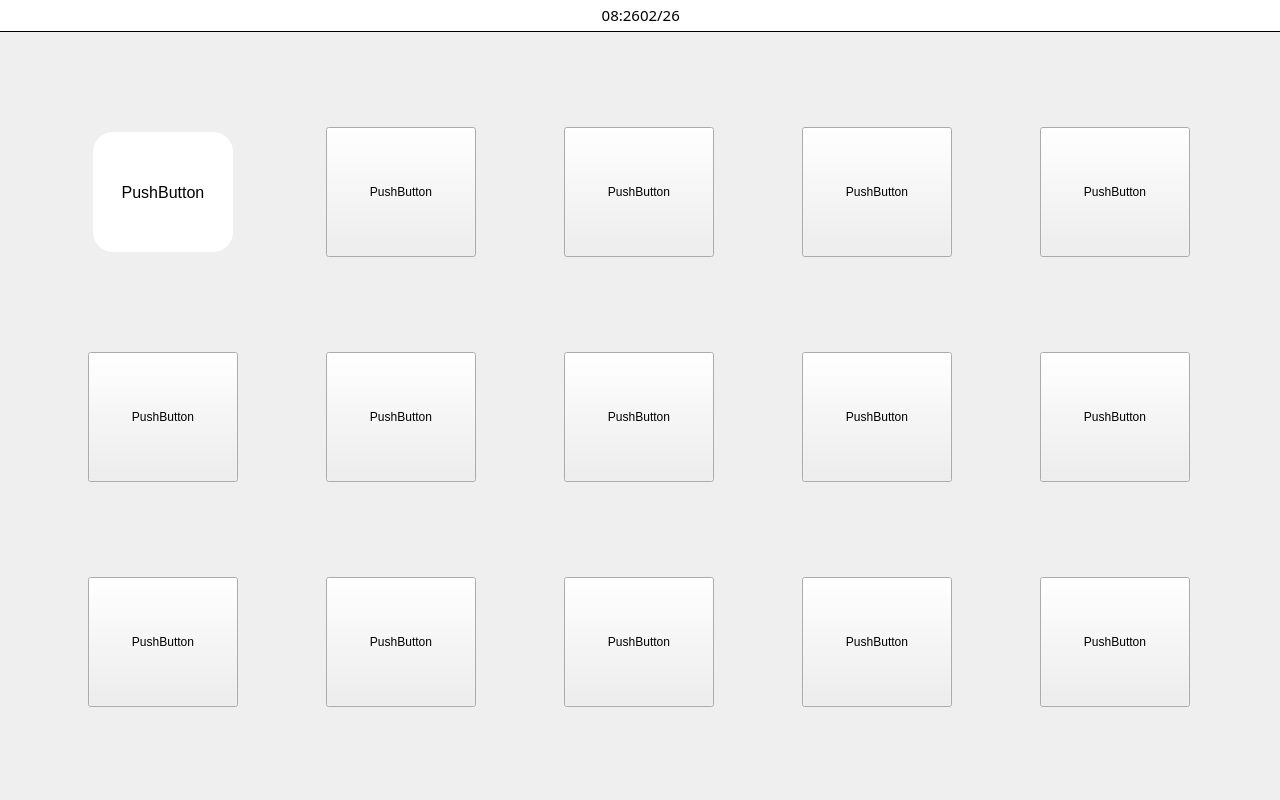
<?xml version="1.0" encoding="UTF-8"?>
<ui version="4.0">
    <class>SchenckMain</class>
    <widget class="QWidget" name="SchenckMain">
        <property name="enabled">
            <bool>true</bool>
        </property>
        <property name="geometry">
            <rect>
                <x>0</x>
                <y>0</y>
                <width>1280</width>
                <height>800</height>
            </rect>
        </property>
        <property name="minimumSize">
            <size>
                <width>1280</width>
                <height>800</height>
            </size>
        </property>
        <property name="maximumSize">
            <size>
                <width>1280</width>
                <height>800</height>
            </size>
        </property>
        <property name="windowTitle">
            <string>SchenckMain</string>
        </property>
        <property name="styleSheet">
            <string notr="true" />
        </property>
        <widget class="QWidget" name="centralwidget">
            <widget class="QWidget" name="verticalLayoutWidget">
                <property name="geometry">
                    <rect>
                        <x>0</x>
                        <y>0</y>
                        <width>1282</width>
                        <height>812</height>
                    </rect>
                </property>
                <layout class="QVBoxLayout" name="verticalLayout_4">
                    <property name="spacing">
                        <number>0</number>
                    </property>
                    <item>
                        <widget class="QFrame" name="frame">
                            <property name="enabled">
                                <bool>false</bool>
                            </property>
                            <property name="sizePolicy">
                                <sizepolicy hsizetype="Preferred" vsizetype="Preferred">
                                    <horstretch>0</horstretch>
                                    <verstretch>2</verstretch>
                                </sizepolicy>
                            </property>
                            <property name="tabletTracking">
                                <bool>false</bool>
                            </property>
                            <property name="autoFillBackground">
                                <bool>false</bool>
                            </property>
                            <property name="styleSheet">
                                <string notr="true">QFrame {
                                    background: white; /* 设置背景透明 */
                                    border: none; /* 可选：移除边框 */
                                    border-bottom: 1px solid #000000; /* 设置下边框，颜色为黑色，宽度为1像素 */
                                    }</string>
                            </property>
                            <property name="frameShape">
                                <enum>QFrame::StyledPanel</enum>
                            </property>
                            <widget class="QLabel" name="label">
                                <property name="geometry">
                                    <rect>
                                        <x>560</x>
                                        <y>2</y>
                                        <width>80</width>
                                        <height>25</height>
                                    </rect>
                                </property>
                                <property name="minimumSize">
                                    <size>
                                        <width>80</width>
                                        <height>25</height>
                                    </size>
                                </property>
                                <property name="maximumSize">
                                    <size>
                                        <width>80</width>
                                        <height>25</height>
                                    </size>
                                </property>
                                <property name="font">
                                    <font>
                                        <family>黑体</family>
                                        <pointsize>11</pointsize>
                                        <weight>50</weight>
                                        <bold>false</bold>
                                    </font>
                                </property>
                                <property name="styleSheet">
                                    <string notr="true">color: rgb(0, 0, 0);
                                        border:none</string>
                                </property>
                                <property name="text">
                                    <string>08:26</string>
                                </property>
                                <property name="textFormat">
                                    <enum>Qt::AutoText</enum>
                                </property>
                                <property name="alignment">
                                    <set>Qt::AlignRight|Qt::AlignTrailing|Qt::AlignVCenter</set>
                                </property>
                                <property name="margin">
                                    <number>5</number>
                                </property>
                            </widget>
                            <widget class="QLabel" name="label_2">
                                <property name="geometry">
                                    <rect>
                                        <x>640</x>
                                        <y>2</y>
                                        <width>80</width>
                                        <height>25</height>
                                    </rect>
                                </property>
                                <property name="minimumSize">
                                    <size>
                                        <width>80</width>
                                        <height>25</height>
                                    </size>
                                </property>
                                <property name="maximumSize">
                                    <size>
                                        <width>80</width>
                                        <height>25</height>
                                    </size>
                                </property>
                                <property name="font">
                                    <font>
                                        <family>黑体</family>
                                        <pointsize>11</pointsize>
                                    </font>
                                </property>
                                <property name="styleSheet">
                                    <string notr="true">color: rgb(0, 0, 0);
                                        border:none</string>
                                </property>
                                <property name="text">
                                    <string>02/26</string>
                                </property>
                                <property name="margin">
                                    <number>5</number>
                                </property>
                            </widget>
                        </widget>
                    </item>
                    <item>
                        <widget class="QFrame" name="frame_2">
                            <property name="sizePolicy">
                                <sizepolicy hsizetype="Preferred" vsizetype="Preferred">
                                    <horstretch>0</horstretch>
                                    <verstretch>48</verstretch>
                                </sizepolicy>
                            </property>
                            <property name="styleSheet">
                                <string notr="true">background-color: qlineargradient(spread:pad,
                                    x1:1, y1:1, x2:1, y2:0, stop:0 rgba(0, 0, 0, 89), stop:1
                                    rgba(255, 255, 255, 255));</string>
                            </property>
                            <property name="frameShape">
                                <enum>QFrame::NoFrame</enum>
                            </property>
                            <property name="frameShadow">
                                <enum>QFrame::Plain</enum>
                            </property>
                            <widget class="QFrame" name="frame_3">
                                <property name="geometry">
                                    <rect>
                                        <x>0</x>
                                        <y>710</y>
                                        <width>1280</width>
                                        <height>60</height>
                                    </rect>
                                </property>
                                <property name="minimumSize">
                                    <size>
                                        <width>1280</width>
                                        <height>0</height>
                                    </size>
                                </property>
                                <property name="maximumSize">
                                    <size>
                                        <width>1280</width>
                                        <height>16777215</height>
                                    </size>
                                </property>
                                <property name="styleSheet">
                                    <string notr="true">QFrame {
                                        background: transparent; /* 设置背景透明 */
                                        border: none; /* 可选：移除边框 */
                                        }</string>
                                </property>
                                <property name="frameShape">
                                    <enum>QFrame::StyledPanel</enum>
                                </property>
                                <property name="frameShadow">
                                    <enum>QFrame::Raised</enum>
                                </property>
                            </widget>
                            <widget class="QWidget" name="gridLayoutWidget">
                                <property name="geometry">
                                    <rect>
                                        <x>0</x>
                                        <y>0</y>
                                        <width>1281</width>
                                        <height>771</height>
                                    </rect>
                                </property>
                                <layout class="QGridLayout" name="gridLayout">
                                    <property name="spacing">
                                        <number>0</number>
                                    </property>
                                    <item row="2" column="0">
                                        <widget class="QPushButton" name="pushButton_11">
                                            <property name="minimumSize">
                                                <size>
                                                    <width>150</width>
                                                    <height>130</height>
                                                </size>
                                            </property>
                                            <property name="maximumSize">
                                                <size>
                                                    <width>150</width>
                                                    <height>130</height>
                                                </size>
                                            </property>
                                            <property name="styleSheet">
                                                <string notr="true">background-color: rgb(255, 255,
                                                    255);</string>
                                            </property>
                                            <property name="text">
                                                <string>PushButton</string>
                                            </property>
                                        </widget>
                                    </item>
                                    <item row="0" column="3">
                                        <widget class="QPushButton" name="pushButton_7">
                                            <property name="minimumSize">
                                                <size>
                                                    <width>150</width>
                                                    <height>130</height>
                                                </size>
                                            </property>
                                            <property name="maximumSize">
                                                <size>
                                                    <width>150</width>
                                                    <height>130</height>
                                                </size>
                                            </property>
                                            <property name="styleSheet">
                                                <string notr="true">background-color: rgb(255, 255,
                                                    255);</string>
                                            </property>
                                            <property name="text">
                                                <string>PushButton</string>
                                            </property>
                                        </widget>
                                    </item>
                                    <item row="2" column="4">
                                        <widget class="QPushButton" name="pushButton_15">
                                            <property name="minimumSize">
                                                <size>
                                                    <width>150</width>
                                                    <height>130</height>
                                                </size>
                                            </property>
                                            <property name="maximumSize">
                                                <size>
                                                    <width>150</width>
                                                    <height>130</height>
                                                </size>
                                            </property>
                                            <property name="styleSheet">
                                                <string notr="true">background-color: rgb(255, 255,
                                                    255);</string>
                                            </property>
                                            <property name="text">
                                                <string>PushButton</string>
                                            </property>
                                        </widget>
                                    </item>
                                    <item row="1" column="2">
                                        <widget class="QPushButton" name="pushButton_6">
                                            <property name="minimumSize">
                                                <size>
                                                    <width>150</width>
                                                    <height>130</height>
                                                </size>
                                            </property>
                                            <property name="maximumSize">
                                                <size>
                                                    <width>150</width>
                                                    <height>130</height>
                                                </size>
                                            </property>
                                            <property name="styleSheet">
                                                <string notr="true">background-color: rgb(255, 255,
                                                    255);</string>
                                            </property>
                                            <property name="text">
                                                <string>PushButton</string>
                                            </property>
                                        </widget>
                                    </item>
                                    <item row="0" column="4">
                                        <widget class="QPushButton" name="pushButton_8">
                                            <property name="minimumSize">
                                                <size>
                                                    <width>150</width>
                                                    <height>130</height>
                                                </size>
                                            </property>
                                            <property name="maximumSize">
                                                <size>
                                                    <width>150</width>
                                                    <height>130</height>
                                                </size>
                                            </property>
                                            <property name="styleSheet">
                                                <string notr="true">background-color: rgb(255, 255,
                                                    255);</string>
                                            </property>
                                            <property name="text">
                                                <string>PushButton</string>
                                            </property>
                                        </widget>
                                    </item>
                                    <item row="1" column="0">
                                        <widget class="QPushButton" name="pushButton_3">
                                            <property name="minimumSize">
                                                <size>
                                                    <width>150</width>
                                                    <height>130</height>
                                                </size>
                                            </property>
                                            <property name="maximumSize">
                                                <size>
                                                    <width>150</width>
                                                    <height>130</height>
                                                </size>
                                            </property>
                                            <property name="styleSheet">
                                                <string notr="true">background-color: rgb(255, 255,
                                                    255);</string>
                                            </property>
                                            <property name="text">
                                                <string>PushButton</string>
                                            </property>
                                        </widget>
                                    </item>
                                    <item row="1" column="4">
                                        <widget class="QPushButton" name="pushButton_10">
                                            <property name="minimumSize">
                                                <size>
                                                    <width>150</width>
                                                    <height>130</height>
                                                </size>
                                            </property>
                                            <property name="maximumSize">
                                                <size>
                                                    <width>150</width>
                                                    <height>130</height>
                                                </size>
                                            </property>
                                            <property name="styleSheet">
                                                <string notr="true">background-color: rgb(255, 255,
                                                    255);</string>
                                            </property>
                                            <property name="text">
                                                <string>PushButton</string>
                                            </property>
                                        </widget>
                                    </item>
                                    <item row="2" column="1">
                                        <widget class="QPushButton" name="pushButton_12">
                                            <property name="minimumSize">
                                                <size>
                                                    <width>150</width>
                                                    <height>130</height>
                                                </size>
                                            </property>
                                            <property name="maximumSize">
                                                <size>
                                                    <width>150</width>
                                                    <height>130</height>
                                                </size>
                                            </property>
                                            <property name="styleSheet">
                                                <string notr="true">background-color: rgb(255, 255,
                                                    255);</string>
                                            </property>
                                            <property name="text">
                                                <string>PushButton</string>
                                            </property>
                                        </widget>
                                    </item>
                                    <item row="2" column="3">
                                        <widget class="QPushButton" name="pushButton_14">
                                            <property name="minimumSize">
                                                <size>
                                                    <width>150</width>
                                                    <height>130</height>
                                                </size>
                                            </property>
                                            <property name="maximumSize">
                                                <size>
                                                    <width>150</width>
                                                    <height>130</height>
                                                </size>
                                            </property>
                                            <property name="styleSheet">
                                                <string notr="true">background-color: rgb(255, 255,
                                                    255);</string>
                                            </property>
                                            <property name="text">
                                                <string>PushButton</string>
                                            </property>
                                        </widget>
                                    </item>
                                    <item row="1" column="3">
                                        <widget class="QPushButton" name="pushButton_9">
                                            <property name="minimumSize">
                                                <size>
                                                    <width>150</width>
                                                    <height>130</height>
                                                </size>
                                            </property>
                                            <property name="maximumSize">
                                                <size>
                                                    <width>150</width>
                                                    <height>130</height>
                                                </size>
                                            </property>
                                            <property name="styleSheet">
                                                <string notr="true">background-color: rgb(255, 255,
                                                    255);</string>
                                            </property>
                                            <property name="text">
                                                <string>PushButton</string>
                                            </property>
                                        </widget>
                                    </item>
                                    <item row="0" column="0">
                                        <widget class="QPushButton" name="pushButton">
                                            <property name="minimumSize">
                                                <size>
                                                    <width>150</width>
                                                    <height>130</height>
                                                </size>
                                            </property>
                                            <property name="maximumSize">
                                                <size>
                                                    <width>150</width>
                                                    <height>130</height>
                                                </size>
                                            </property>
                                            <property name="mouseTracking">
                                                <bool>false</bool>
                                            </property>
                                            <property name="autoFillBackground">
                                                <bool>false</bool>
                                            </property>
                                            <property name="styleSheet">
                                                <string notr="true">QPushButton {
                                                    background-color: #FFFFFF; /* 按钮背景颜色 */
                                                    color: black; /* 文字颜色 */
                                                    font-size: 16px; /* 字体大小 */
                                                    border-radius: 20px; /* 圆角半径 */
                                                    padding: 10px; /* 内边距 */
                                                    border:none;
                                                    border-bottom-color: 2px solid #5B81B2; /* 添加边框
                                                    */
                                                    box-shadow: 0px 6px 12px rgba(173, 216, 230, 1);
                                                    /* 更强的阴影效果 */
                                                    margin: 5px; /* 外边距 */


                                                    }

                                                    QPushButton:hover {
                                                    background-color: #E7E7E7; /* 鼠标悬停时的背景颜色 */
                                                    color: white; /* 鼠标悬停时的文字颜色 */
                                                    border: 2px solid #45a049; /* 鼠标悬停时的边框颜色 */
                                                    }

                                                    QPushButton:pressed {
                                                    background-color: #898989; /* 按钮按下时的背景颜色 */
                                                    color: white; /* 按钮按下时的文字颜色 */
                                                    border: 2px solid #898989; /* 按钮按下时的边框颜色 */
                                                    box-shadow: 0px 4px 8px rgba(0, 0, 0, 1); /*
                                                    按下时阴影减弱 */
                                                    }</string>
                                            </property>
                                            <property name="text">
                                                <string>PushButton</string>
                                            </property>
                                            <property name="autoDefault">
                                                <bool>false</bool>
                                            </property>
                                            <property name="default">
                                                <bool>false</bool>
                                            </property>
                                            <property name="flat">
                                                <bool>false</bool>
                                            </property>
                                        </widget>
                                    </item>
                                    <item row="0" column="1">
                                        <widget class="QPushButton" name="pushButton_2">
                                            <property name="minimumSize">
                                                <size>
                                                    <width>150</width>
                                                    <height>130</height>
                                                </size>
                                            </property>
                                            <property name="maximumSize">
                                                <size>
                                                    <width>150</width>
                                                    <height>130</height>
                                                </size>
                                            </property>
                                            <property name="styleSheet">
                                                <string notr="true">background-color: rgb(255, 255,
                                                    255);</string>
                                            </property>
                                            <property name="text">
                                                <string>PushButton</string>
                                            </property>
                                        </widget>
                                    </item>
                                    <item row="2" column="2">
                                        <widget class="QPushButton" name="pushButton_13">
                                            <property name="minimumSize">
                                                <size>
                                                    <width>150</width>
                                                    <height>130</height>
                                                </size>
                                            </property>
                                            <property name="maximumSize">
                                                <size>
                                                    <width>150</width>
                                                    <height>130</height>
                                                </size>
                                            </property>
                                            <property name="styleSheet">
                                                <string notr="true">background-color: rgb(255, 255,
                                                    255);</string>
                                            </property>
                                            <property name="text">
                                                <string>PushButton</string>
                                            </property>
                                        </widget>
                                    </item>
                                    <item row="1" column="1">
                                        <widget class="QPushButton" name="pushButton_4">
                                            <property name="minimumSize">
                                                <size>
                                                    <width>150</width>
                                                    <height>130</height>
                                                </size>
                                            </property>
                                            <property name="maximumSize">
                                                <size>
                                                    <width>150</width>
                                                    <height>130</height>
                                                </size>
                                            </property>
                                            <property name="acceptDrops">
                                                <bool>false</bool>
                                            </property>
                                            <property name="styleSheet">
                                                <string notr="true">background-color: rgb(255, 255,
                                                    255);</string>
                                            </property>
                                            <property name="text">
                                                <string>PushButton</string>
                                            </property>
                                        </widget>
                                    </item>
                                    <item row="0" column="2">
                                        <widget class="QPushButton" name="pushButton_5">
                                            <property name="minimumSize">
                                                <size>
                                                    <width>150</width>
                                                    <height>130</height>
                                                </size>
                                            </property>
                                            <property name="maximumSize">
                                                <size>
                                                    <width>150</width>
                                                    <height>130</height>
                                                </size>
                                            </property>
                                            <property name="styleSheet">
                                                <string notr="true">background-color: rgb(255, 255,
                                                    255);</string>
                                            </property>
                                            <property name="text">
                                                <string>PushButton</string>
                                            </property>
                                        </widget>
                                    </item>
                                </layout>
                            </widget>
                        </widget>
                    </item>
                </layout>
            </widget>
        </widget>
    </widget>
    <resources />
    <connections />
</ui>
